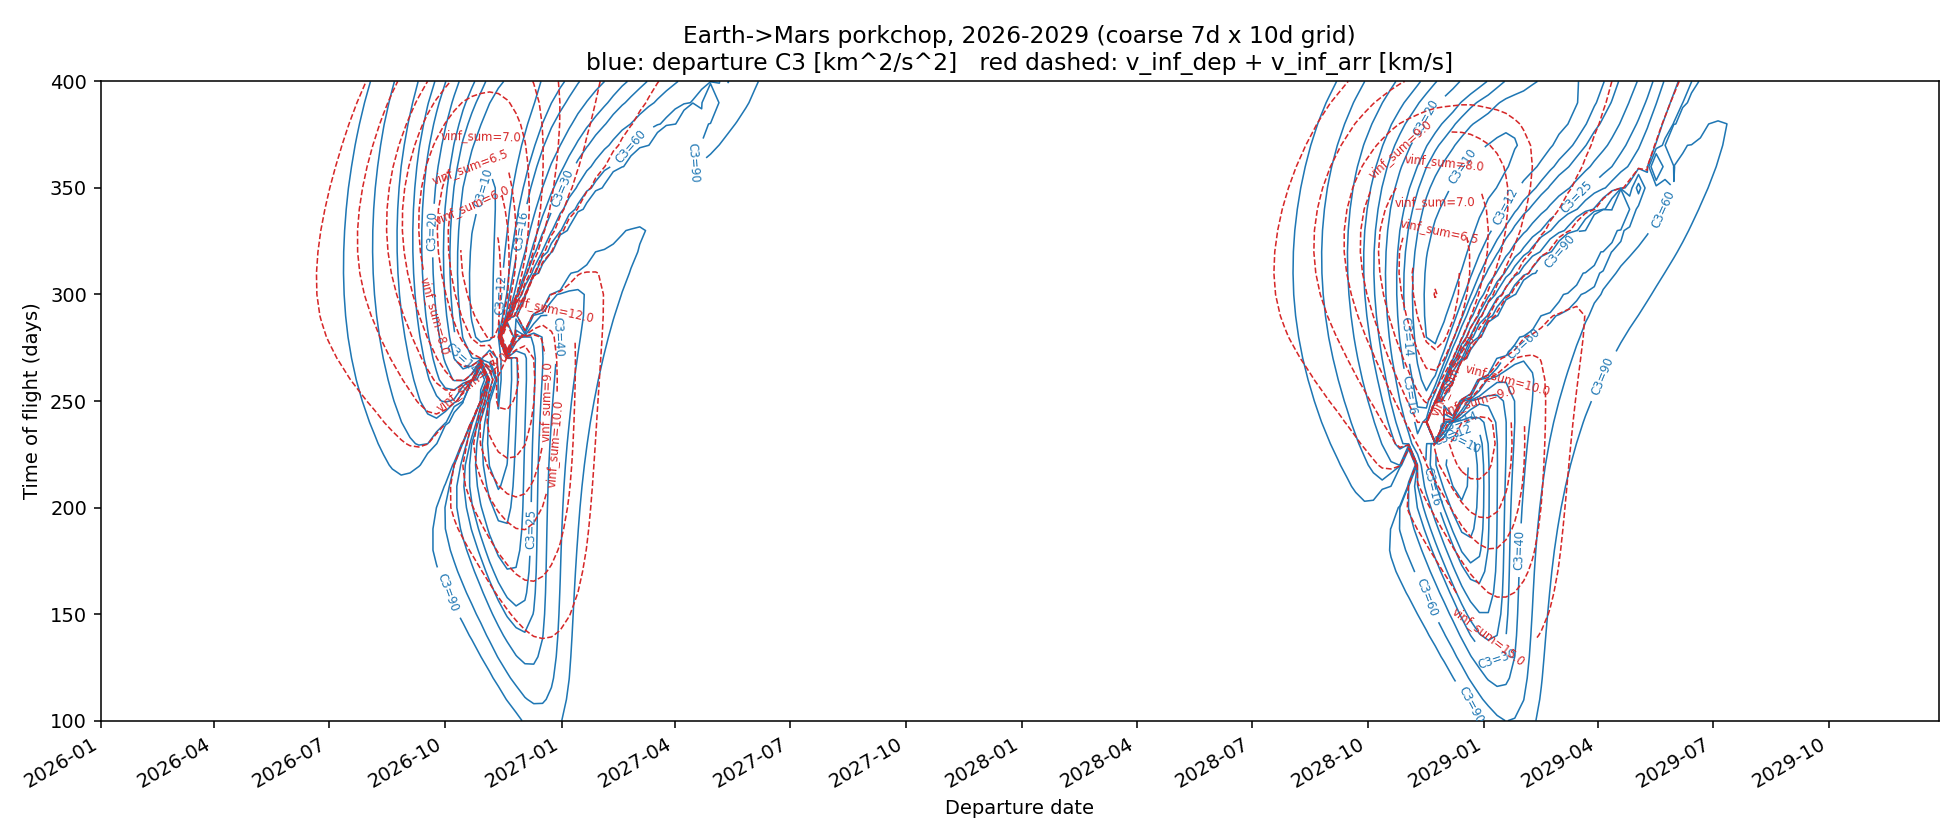

Write Python code to recreate this figure.
"""
T4.3 -- Earth-Mars porkchop plot (coarse grid), computed with:
  - Skyfield + JPL DE421 ephemeris for heliocentric Earth/Mars state vectors (ICRF/J2000, km, km/s)
  - lamberthub (Izzo's algorithm) for the Lambert solve, prograde, zero revolutions

Grid: departures 2026-01-01 .. 2029-12-31, step 7 days
      time of flight 100 .. 400 days, step 10 days

For each (departure, ToF) cell:
  - r1, v1 = Earth heliocentric state at departure
  - r2, v2 = Mars heliocentric state at arrival = departure + ToF
  - Lambert solve (mu_sun, r1, r2, ToF) -> (v1_transfer, v2_transfer), prograde, 0 revs
  - v_inf_dep = |v1_transfer - v1|          (hyperbolic excess speed leaving Earth's SOI, patched-conic approx)
  - v_inf_arr = |v2_transfer - v2|          (hyperbolic excess speed relative to Mars on arrival)
  - C3_dep = v_inf_dep^2                    (km^2/s^2, "launch energy")
  - v_inf_sum = v_inf_dep + v_inf_arr       (a cheap proxy for total impulsive-manoeuvre cost)

Output: notes/T4_3_porkchop.csv (full grid) and console summary of best windows.
If matplotlib is available, notes/T4_3_porkchop.png (C3 departure contours).
"""
import csv
import datetime as dt
import math
import sys
import time

import numpy as np
from skyfield.api import load
from lamberthub import izzo2015

MU_SUN_KM3_S2 = 132712440041.279419  # km^3/s^2, DE421 value (close to IAU 2015 nominal 1.32712440018e11)

SCRATCH = "C:/Users/thiru/AppData/Local/Temp/claude/C--Users-thiru-tamu2-ecs-research-rathinam/5b6188bd-1182-4842-a6a3-cb49230254ab/scratchpad"

def main():
    ts = load.timescale()
    eph = load(SCRATCH + "/de421.bsp")
    sun = eph["sun"]
    earth = eph["earth"]
    mars = eph["mars"]

    dep_start = dt.date(2026, 1, 1)
    dep_end = dt.date(2029, 12, 31)
    dep_step_days = 7
    tof_min, tof_max, tof_step = 100, 400, 10

    dep_dates = []
    d = dep_start
    while d <= dep_end:
        dep_dates.append(d)
        d += dt.timedelta(days=dep_step_days)
    tofs = list(range(tof_min, tof_max + 1, tof_step))

    print(f"Grid: {len(dep_dates)} departure dates x {len(tofs)} ToFs = {len(dep_dates)*len(tofs)} cells", file=sys.stderr)

    # Precompute Earth/Mars state vectors relative to Sun for every date we need (departure dates,
    # and every possible arrival date = dep + tof).
    all_dates = set(dep_dates)
    for d0 in dep_dates:
        for tof in tofs:
            all_dates.add(d0 + dt.timedelta(days=tof))
    all_dates = sorted(all_dates)

    t0 = time.time()
    state_cache = {}
    # Batch via skyfield vectorized time array for speed.
    ts_times = ts.utc([d.year for d in all_dates], [d.month for d in all_dates], [d.day for d in all_dates])
    earth_rv = (earth - sun).at(ts_times)
    mars_rv = (mars - sun).at(ts_times)
    r_earth_all = earth_rv.position.km.T   # (N,3)
    v_earth_all = earth_rv.velocity.km_per_s.T
    r_mars_all = mars_rv.position.km.T
    v_mars_all = mars_rv.velocity.km_per_s.T
    for i, d0 in enumerate(all_dates):
        state_cache[d0] = (r_earth_all[i], v_earth_all[i], r_mars_all[i], v_mars_all[i])
    print(f"Ephemeris lookups done in {time.time()-t0:.1f}s for {len(all_dates)} dates", file=sys.stderr)

    rows = []
    t0 = time.time()
    n_fail = 0
    for d0 in dep_dates:
        r1, v1, _, _ = state_cache[d0]
        for tof in tofs:
            d1 = d0 + dt.timedelta(days=tof)
            _, _, r2, v2 = state_cache[d1]
            tof_s = tof * 86400.0
            try:
                v1t, v2t = izzo2015(MU_SUN_KM3_S2, np.array(r1), np.array(r2), tof_s,
                                     M=0, prograde=True, low_path=True, maxiter=35, atol=1e-8, rtol=1e-10)
            except Exception:
                n_fail += 1
                continue
            v_inf_dep = np.linalg.norm(np.array(v1t) - np.array(v1))
            v_inf_arr = np.linalg.norm(np.array(v2t) - np.array(v2))
            c3_dep = v_inf_dep ** 2
            c3_arr = v_inf_arr ** 2
            vinf_sum = v_inf_dep + v_inf_arr
            rows.append((d0.isoformat(), d1.isoformat(), tof, v_inf_dep, v_inf_arr, c3_dep, c3_arr, vinf_sum))
    print(f"Lambert solves done in {time.time()-t0:.1f}s, {n_fail} failures out of {len(dep_dates)*len(tofs)}", file=sys.stderr)

    # Write CSV
    csv_path = SCRATCH + "/notes/T4_3_porkchop.csv"
    with open(csv_path, "w", newline="") as f:
        w = csv.writer(f)
        w.writerow(["departure_date", "arrival_date", "tof_days", "v_inf_dep_km_s", "v_inf_arr_km_s",
                    "c3_dep_km2_s2", "c3_arr_km2_s2", "v_inf_sum_km_s"])
        w.writerows(rows)
    print(f"Wrote {len(rows)} rows to {csv_path}", file=sys.stderr)

    # ---- Analysis: best per-departure-date min over ToF, then best windows ----
    rows_by_dep = {}
    for r in rows:
        dep = r[0]
        rows_by_dep.setdefault(dep, []).append(r)

    best_per_dep = []  # (dep_date, best_row) minimizing v_inf_sum over ToF choices
    for dep, rs in rows_by_dep.items():
        best = min(rs, key=lambda r: r[7])
        best_per_dep.append(best)
    best_per_dep.sort(key=lambda r: r[0])

    # global best
    global_best = min(rows, key=lambda r: r[7])
    global_best_c3 = min(rows, key=lambda r: r[5])

    print("\n=== GLOBAL BEST (min v_inf_sum over whole grid, 2026-2029) ===")
    print(f"departure={global_best[0]} arrival={global_best[1]} tof={global_best[2]}d "
          f"v_inf_dep={global_best[3]:.3f} v_inf_arr={global_best[4]:.3f} "
          f"C3_dep={global_best[5]:.3f} v_inf_sum={global_best[7]:.3f} km/s")

    print("\n=== GLOBAL MIN C3 departure ===")
    print(f"departure={global_best_c3[0]} arrival={global_best_c3[1]} tof={global_best_c3[2]}d "
          f"C3_dep={global_best_c3[5]:.3f} km2/s2  v_inf_dep={global_best_c3[3]:.3f} km/s "
          f"v_inf_arr={global_best_c3[4]:.3f} v_inf_sum={global_best_c3[7]:.3f} km/s")

    # Identify launch windows by clustering: find local minima regions in best_per_dep by year
    for yr in (2026, 2027, 2028, 2029):
        yr_rows = [r for r in best_per_dep if r[0].startswith(str(yr))]
        if not yr_rows:
            continue
        best_yr = min(yr_rows, key=lambda r: r[7])
        print(f"\n=== Best in calendar year {yr} (departures dated {yr}) ===")
        print(f"departure={best_yr[0]} arrival={best_yr[1]} tof={best_yr[2]}d "
              f"v_inf_dep={best_yr[3]:.3f} v_inf_arr={best_yr[4]:.3f} "
              f"C3_dep={best_yr[5]:.3f} v_inf_sum={best_yr[7]:.3f} km/s")

    # Print the full time series of best-per-departure-date v_inf_sum to find the window envelope minima
    # (helps locate the true synodic-period-spaced windows, since our year buckets can split a window).
    print("\n=== Windows: local minima of best-per-departure v_inf_sum (coarse) ===")
    vals = [r[7] for r in best_per_dep]
    dep_labels = [r[0] for r in best_per_dep]
    minima = []
    for i in range(1, len(vals) - 1):
        if vals[i] <= vals[i-1] and vals[i] <= vals[i+1] and vals[i] < 7.0:
            minima.append((dep_labels[i], vals[i], best_per_dep[i]))
    # collapse consecutive minima within 60 days into one (report the lowest)
    collapsed = []
    for m in minima:
        if collapsed and (dt.date.fromisoformat(m[0]) - dt.date.fromisoformat(collapsed[-1][0])).days < 60:
            if m[1] < collapsed[-1][1]:
                collapsed[-1] = m
        else:
            collapsed.append(m)
    for dep_label, vinf, row in collapsed:
        print(f"window min near departure {dep_label}: v_inf_sum={vinf:.3f} km/s "
              f"(tof={row[2]}d, C3_dep={row[5]:.3f}, v_inf_arr={row[4]:.3f})")

    if len(collapsed) >= 2:
        d1 = dt.date.fromisoformat(collapsed[0][0])
        d2 = dt.date.fromisoformat(collapsed[1][0])
        print(f"\nSpacing between first two window minima: {(d2-d1).days} days "
              f"(expected synodic period Earth-Mars ~= 780 days)")

    # ---- optional plot ----
    try:
        import matplotlib
        matplotlib.use("Agg")
        import matplotlib.pyplot as plt
        import matplotlib.dates as mdates

        dep_arr = np.array([dt.date.fromisoformat(r[0]) for r in rows])
        tof_arr = np.array([r[2] for r in rows])
        c3_arr = np.array([r[5] for r in rows])
        vinf_sum_arr = np.array([r[7] for r in rows])

        dep_unique = sorted(set(dep_arr))
        tof_unique = sorted(set(tof_arr))
        dep_idx = {d: i for i, d in enumerate(dep_unique)}
        tof_idx = {t: i for i, t in enumerate(tof_unique)}
        C3 = np.full((len(tof_unique), len(dep_unique)), np.nan)
        VS = np.full((len(tof_unique), len(dep_unique)), np.nan)
        for r in rows:
            di = dep_idx[dt.date.fromisoformat(r[0])]
            ti = tof_idx[r[2]]
            C3[ti, di] = r[5]
            VS[ti, di] = r[7]

        dep_num = mdates.date2num(dep_unique)
        fig, ax = plt.subplots(figsize=(14, 6))
        cs1 = ax.contour(dep_num, tof_unique, C3, levels=[6,8,10,12,14,16,20,25,30,40,60,90],
                          colors="tab:blue", linewidths=0.8)
        ax.clabel(cs1, inline=True, fontsize=6, fmt="C3=%d")
        cs2 = ax.contour(dep_num, tof_unique, VS, levels=[5.5,6,6.5,7,8,9,10,12,15],
                          colors="tab:red", linewidths=0.8, linestyles="dashed")
        ax.clabel(cs2, inline=True, fontsize=6, fmt="vinf_sum=%.1f")
        ax.xaxis.set_major_formatter(mdates.DateFormatter("%Y-%m"))
        ax.xaxis.set_major_locator(mdates.MonthLocator(interval=3))
        fig.autofmt_xdate()
        ax.set_xlabel("Departure date")
        ax.set_ylabel("Time of flight (days)")
        ax.set_title("Earth->Mars porkchop, 2026-2029 (coarse 7d x 10d grid)\n"
                      "blue: departure C3 [km^2/s^2]   red dashed: v_inf_dep + v_inf_arr [km/s]")
        fig.tight_layout()
        png_path = SCRATCH + "/notes/T4_3_porkchop.png"
        fig.savefig(png_path, dpi=140)
        print(f"\nSaved plot to {png_path}")
    except Exception as e:
        print(f"\n(matplotlib plot skipped: {e})")


if __name__ == "__main__":
    main()
